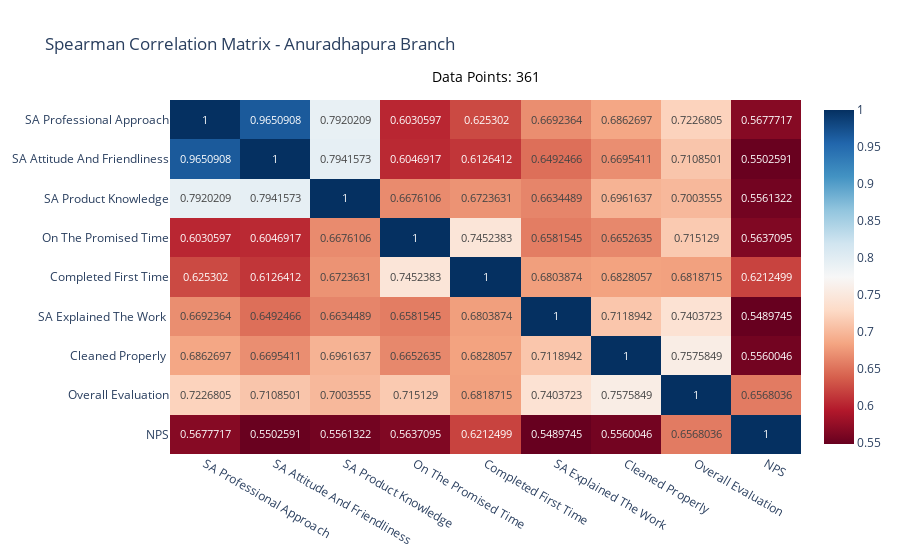
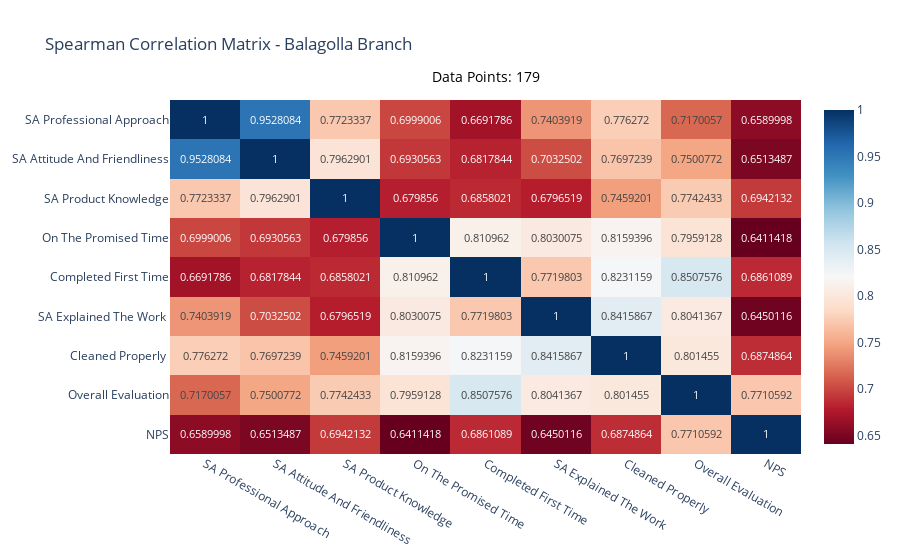
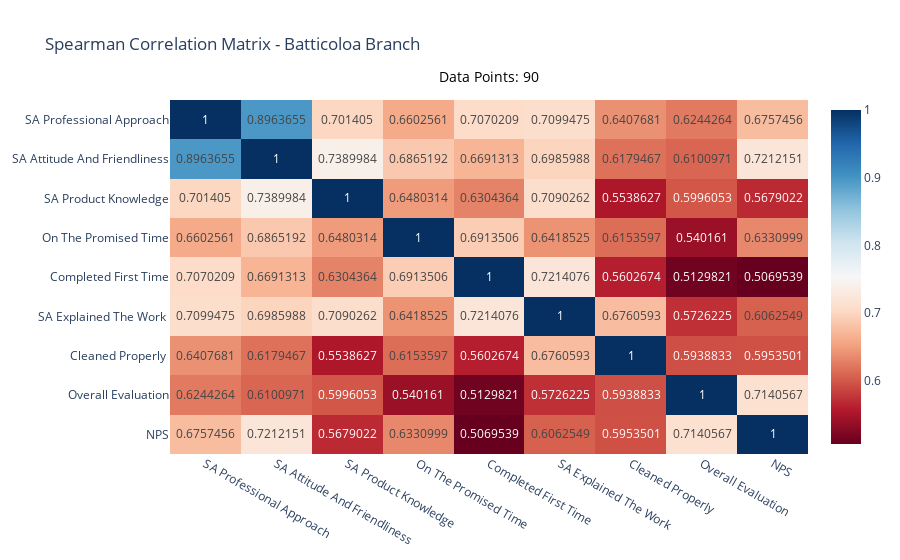
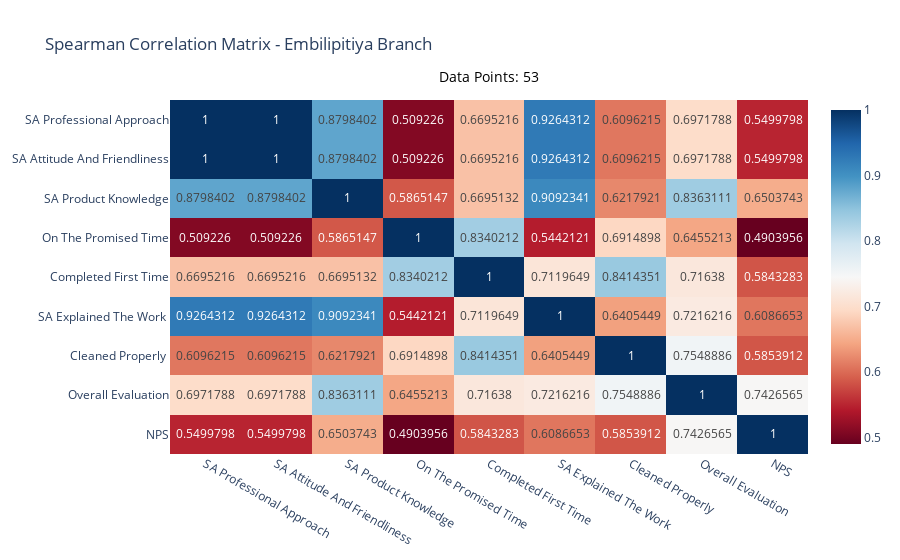

The notebook cell these images were saved under, in order:
### Code cell
import plotly.express as px

def plot_interactive_corr_with_count(df, group_column, numeric_columns):
    """
    Plots an interactive correlogram using Plotly for each group and shows the number of data points for each group.
    
    Parameters:
    df (pd.DataFrame): The dataset to process.
    group_column (str): The column to group by (e.g., 'ADVISOR NAME').
    numeric_columns (list): The numeric columns to calculate correlations for.
    """
    # Group the dataframe by the specified column
    grouped = df.groupby(group_column)
    
    for name, group in grouped:
        # Calculate the correlation matrix for the group
        corr_matrix = group[numeric_columns].corr(method='spearman')
        
        # Create the interactive correlogram using Plotly
        fig = px.imshow(corr_matrix, text_auto=True, color_continuous_scale='RdBu', 
                        title=f"Spearman Correlation Matrix - {name}", aspect='auto')
        
        # Add the number of data points as an annotation above the plot
        data_points = len(group)  # Get the number of rows in the group
        fig.update_layout(
            annotations=[
                dict(
                    x=0.5, y=1.1,  # Position the text at the top
                    xref='paper', yref='paper',  # Referencing paper coordinates (not data coordinates)
                    text=f"Data Points: {data_points}",  # Display the data point count
                    showarrow=False,
                    font=dict(size=14, color="black"),
                    align="center"
                )
            ]
        )
        
        # Show the plot
        fig.show()

# Example usage:
plot_interactive_corr_with_count(df_cleaned, 'PLANT', df_cleaned.select_dtypes(include='number').columns)

### Figure 1 — Plotly figure (JSON) as saved in the notebook; plotly's stock layout.template omitted (floating-point values rounded to 4 significant figures)
{"data": [{"coloraxis": "coloraxis", "hovertemplate": "x: %{x}<br>y: %{y}<br>color: %{z}<extra></extra>", "name": "0", "texttemplate": "%{z}", "type": "heatmap", "x": ["SA Professional Approach", "SA Attitude And Friendliness", "SA Product Knowledge", "On The Promised Time", "Completed First Time", "SA Explained The Work ", "Cleaned Properly ", "Overall Evaluation", "NPS"], "xaxis": "x", "y": ["SA Professional Approach", "SA Attitude And Friendliness", "SA Product Knowledge", "On The Promised Time", "Completed First Time", "SA Explained The Work ", "Cleaned Properly ", "Overall Evaluation", "NPS"], "yaxis": "y", "z": [[1, 0.9651, 0.792, 0.6031, 0.6253, 0.6692, 0.6863, 0.7227, 0.5678], [0.9651, 1, 0.7942, 0.6047, 0.6126, 0.6492, 0.6695, 0.7109, 0.5503], [0.792, 0.7942, 1, 0.6676, 0.6724, 0.6634, 0.6962, 0.7004, 0.5561], [0.6031, 0.6047, 0.6676, 1, 0.7452, 0.6582, 0.6653, 0.7151, 0.5637], [0.6253, 0.6126, 0.6724, 0.7452, 1, 0.6804, 0.6828, 0.6819, 0.6212], [0.6692, 0.6492, 0.6634, 0.6582, 0.6804, 1, 0.7119, 0.7404, 0.549], [0.6863, 0.6695, 0.6962, 0.6653, 0.6828, 0.7119, 1, 0.7576, 0.556], [0.7227, 0.7109, 0.7004, 0.7151, 0.6819, 0.7404, 0.7576, 1, 0.6568], [0.5678, 0.5503, 0.5561, 0.5637, 0.6212, 0.549, 0.556, 0.6568, 1]]}], "layout": {"annotations": [{"align": "center", "font": {"color": "black", "size": 14}, "showarrow": false, "text": "Data Points: 361", "x": 0.5, "xref": "paper", "y": 1.1, "yref": "paper"}], "coloraxis": {"colorscale": [[0, "rgb(103,0,31)"], [0.1, "rgb(178,24,43)"], [0.2, "rgb(214,96,77)"], [0.3, "rgb(244,165,130)"], [0.4, "rgb(253,219,199)"], [0.5, "rgb(247,247,247)"], [0.6, "rgb(209,229,240)"], [0.7, "rgb(146,197,222)"], [0.8, "rgb(67,147,195)"], [0.9, "rgb(33,102,172)"], [1, "rgb(5,48,97)"]]}, "title": {"text": "Spearman Correlation Matrix - Anuradhapura Branch"}, "xaxis": {"anchor": "y", "domain": [0, 1]}, "yaxis": {"anchor": "x", "autorange": "reversed", "domain": [0, 1]}}}

### Figure 2 — Plotly figure (JSON) as saved in the notebook; plotly's stock layout.template omitted (floating-point values rounded to 4 significant figures)
{"data": [{"coloraxis": "coloraxis", "hovertemplate": "x: %{x}<br>y: %{y}<br>color: %{z}<extra></extra>", "name": "0", "texttemplate": "%{z}", "type": "heatmap", "x": ["SA Professional Approach", "SA Attitude And Friendliness", "SA Product Knowledge", "On The Promised Time", "Completed First Time", "SA Explained The Work ", "Cleaned Properly ", "Overall Evaluation", "NPS"], "xaxis": "x", "y": ["SA Professional Approach", "SA Attitude And Friendliness", "SA Product Knowledge", "On The Promised Time", "Completed First Time", "SA Explained The Work ", "Cleaned Properly ", "Overall Evaluation", "NPS"], "yaxis": "y", "z": [[1, 0.9528, 0.7723, 0.6999, 0.6692, 0.7404, 0.7763, 0.717, 0.659], [0.9528, 1, 0.7963, 0.6931, 0.6818, 0.7033, 0.7697, 0.7501, 0.6513], [0.7723, 0.7963, 1, 0.6799, 0.6858, 0.6797, 0.7459, 0.7742, 0.6942], [0.6999, 0.6931, 0.6799, 1, 0.811, 0.803, 0.8159, 0.7959, 0.6411], [0.6692, 0.6818, 0.6858, 0.811, 1, 0.772, 0.8231, 0.8508, 0.6861], [0.7404, 0.7033, 0.6797, 0.803, 0.772, 1, 0.8416, 0.8041, 0.645], [0.7763, 0.7697, 0.7459, 0.8159, 0.8231, 0.8416, 1, 0.8015, 0.6875], [0.717, 0.7501, 0.7742, 0.7959, 0.8508, 0.8041, 0.8015, 1, 0.7711], [0.659, 0.6513, 0.6942, 0.6411, 0.6861, 0.645, 0.6875, 0.7711, 1]]}], "layout": {"annotations": [{"align": "center", "font": {"color": "black", "size": 14}, "showarrow": false, "text": "Data Points: 179", "x": 0.5, "xref": "paper", "y": 1.1, "yref": "paper"}], "coloraxis": {"colorscale": [[0, "rgb(103,0,31)"], [0.1, "rgb(178,24,43)"], [0.2, "rgb(214,96,77)"], [0.3, "rgb(244,165,130)"], [0.4, "rgb(253,219,199)"], [0.5, "rgb(247,247,247)"], [0.6, "rgb(209,229,240)"], [0.7, "rgb(146,197,222)"], [0.8, "rgb(67,147,195)"], [0.9, "rgb(33,102,172)"], [1, "rgb(5,48,97)"]]}, "title": {"text": "Spearman Correlation Matrix - Balagolla Branch"}, "xaxis": {"anchor": "y", "domain": [0, 1]}, "yaxis": {"anchor": "x", "autorange": "reversed", "domain": [0, 1]}}}

### Figure 3 — Plotly figure (JSON) as saved in the notebook; plotly's stock layout.template omitted (floating-point values rounded to 4 significant figures)
{"data": [{"coloraxis": "coloraxis", "hovertemplate": "x: %{x}<br>y: %{y}<br>color: %{z}<extra></extra>", "name": "0", "texttemplate": "%{z}", "type": "heatmap", "x": ["SA Professional Approach", "SA Attitude And Friendliness", "SA Product Knowledge", "On The Promised Time", "Completed First Time", "SA Explained The Work ", "Cleaned Properly ", "Overall Evaluation", "NPS"], "xaxis": "x", "y": ["SA Professional Approach", "SA Attitude And Friendliness", "SA Product Knowledge", "On The Promised Time", "Completed First Time", "SA Explained The Work ", "Cleaned Properly ", "Overall Evaluation", "NPS"], "yaxis": "y", "z": [[1, 0.8964, 0.7014, 0.6603, 0.707, 0.7099, 0.6408, 0.6244, 0.6757], [0.8964, 1, 0.739, 0.6865, 0.6691, 0.6986, 0.6179, 0.6101, 0.7212], [0.7014, 0.739, 1, 0.648, 0.6304, 0.709, 0.5539, 0.5996, 0.5679], [0.6603, 0.6865, 0.648, 1, 0.6914, 0.6419, 0.6154, 0.5402, 0.6331], [0.707, 0.6691, 0.6304, 0.6914, 1, 0.7214, 0.5603, 0.513, 0.507], [0.7099, 0.6986, 0.709, 0.6419, 0.7214, 1, 0.6761, 0.5726, 0.6063], [0.6408, 0.6179, 0.5539, 0.6154, 0.5603, 0.6761, 1, 0.5939, 0.5954], [0.6244, 0.6101, 0.5996, 0.5402, 0.513, 0.5726, 0.5939, 1, 0.7141], [0.6757, 0.7212, 0.5679, 0.6331, 0.507, 0.6063, 0.5954, 0.7141, 1]]}], "layout": {"annotations": [{"align": "center", "font": {"color": "black", "size": 14}, "showarrow": false, "text": "Data Points: 90", "x": 0.5, "xref": "paper", "y": 1.1, "yref": "paper"}], "coloraxis": {"colorscale": [[0, "rgb(103,0,31)"], [0.1, "rgb(178,24,43)"], [0.2, "rgb(214,96,77)"], [0.3, "rgb(244,165,130)"], [0.4, "rgb(253,219,199)"], [0.5, "rgb(247,247,247)"], [0.6, "rgb(209,229,240)"], [0.7, "rgb(146,197,222)"], [0.8, "rgb(67,147,195)"], [0.9, "rgb(33,102,172)"], [1, "rgb(5,48,97)"]]}, "title": {"text": "Spearman Correlation Matrix - Batticoloa Branch"}, "xaxis": {"anchor": "y", "domain": [0, 1]}, "yaxis": {"anchor": "x", "autorange": "reversed", "domain": [0, 1]}}}

### Figure 4 — Plotly figure (JSON) as saved in the notebook; plotly's stock layout.template omitted (floating-point values rounded to 4 significant figures)
{"data": [{"coloraxis": "coloraxis", "hovertemplate": "x: %{x}<br>y: %{y}<br>color: %{z}<extra></extra>", "name": "0", "texttemplate": "%{z}", "type": "heatmap", "x": ["SA Professional Approach", "SA Attitude And Friendliness", "SA Product Knowledge", "On The Promised Time", "Completed First Time", "SA Explained The Work ", "Cleaned Properly ", "Overall Evaluation", "NPS"], "xaxis": "x", "y": ["SA Professional Approach", "SA Attitude And Friendliness", "SA Product Knowledge", "On The Promised Time", "Completed First Time", "SA Explained The Work ", "Cleaned Properly ", "Overall Evaluation", "NPS"], "yaxis": "y", "z": [[1, 1, 0.8798, 0.5092, 0.6695, 0.9264, 0.6096, 0.6972, 0.55], [1, 1, 0.8798, 0.5092, 0.6695, 0.9264, 0.6096, 0.6972, 0.55], [0.8798, 0.8798, 1, 0.5865, 0.6695, 0.9092, 0.6218, 0.8363, 0.6504], [0.5092, 0.5092, 0.5865, 1, 0.834, 0.5442, 0.6915, 0.6455, 0.4904], [0.6695, 0.6695, 0.6695, 0.834, 1, 0.712, 0.8414, 0.7164, 0.5843], [0.9264, 0.9264, 0.9092, 0.5442, 0.712, 1, 0.6405, 0.7216, 0.6087], [0.6096, 0.6096, 0.6218, 0.6915, 0.8414, 0.6405, 1, 0.7549, 0.5854], [0.6972, 0.6972, 0.8363, 0.6455, 0.7164, 0.7216, 0.7549, 1, 0.7427], [0.55, 0.55, 0.6504, 0.4904, 0.5843, 0.6087, 0.5854, 0.7427, 1]]}], "layout": {"annotations": [{"align": "center", "font": {"color": "black", "size": 14}, "showarrow": false, "text": "Data Points: 53", "x": 0.5, "xref": "paper", "y": 1.1, "yref": "paper"}], "coloraxis": {"colorscale": [[0, "rgb(103,0,31)"], [0.1, "rgb(178,24,43)"], [0.2, "rgb(214,96,77)"], [0.3, "rgb(244,165,130)"], [0.4, "rgb(253,219,199)"], [0.5, "rgb(247,247,247)"], [0.6, "rgb(209,229,240)"], [0.7, "rgb(146,197,222)"], [0.8, "rgb(67,147,195)"], [0.9, "rgb(33,102,172)"], [1, "rgb(5,48,97)"]]}, "title": {"text": "Spearman Correlation Matrix - Embilipitiya Branch"}, "xaxis": {"anchor": "y", "domain": [0, 1]}, "yaxis": {"anchor": "x", "autorange": "reversed", "domain": [0, 1]}}}
